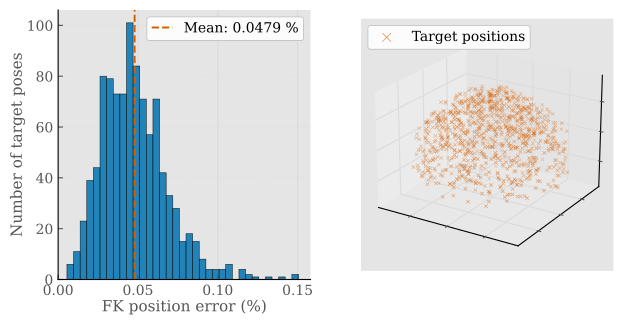

This chart was generated by the following Python code:
"""Evaluate a flow-matching model on a 7R 3-D positioning task.

For every test target position, the script generates multiple joint
configurations, computes their forward-kinematics positions, collects the
position errors, and saves a figure containing:

    left  - histogram of FK position errors
    right - 3-D workspace scatter plot
"""

import argparse
import time
from pathlib import Path

import mujoco
import matplotlib.pyplot as plt
import numpy as np

from model.flow_matching import FMConfig, FlowMatching, load_data

from .eval_7r_pose import forward_kinematics


def wrap_to_pi(q):
    """Wrap joint angles to the interval [-pi, pi]."""
    return (np.asarray(q) + np.pi) % (2.0 * np.pi) - np.pi


def correct_positions_mujoco(
    robot_cfg,
    qs,
    target_positions,
    iters=3,
    lam=1e-2,
    max_step=0.25,
):
    """
    Apply stable MuJoCo analytical position-Jacobian correction.

    The update is applied to every configuration independently.
    A maximum joint-space step is used to prevent divergence.
    """

    model = robot_cfg.robot
    data = mujoco.MjData(model)

    qpos_ids = [
        model.jnt_qposadr[jid]
        for jid in robot_cfg._jnt_ids
    ]

    dof_ids = [
        model.jnt_dofadr[jid]
        for jid in robot_cfg._jnt_ids
    ]

    qs = np.array(
        qs,
        dtype=np.float64,
        copy=True,
    )

    target_positions = np.asarray(
        target_positions,
        dtype=np.float64,
    )

    if target_positions.ndim == 1:
        target_positions = np.repeat(
            target_positions[None, :],
            qs.shape[0],
            axis=0,
        )

    if target_positions.shape != (qs.shape[0], 3):
        raise ValueError(
            "target_positions must have shape "
            f"({qs.shape[0]}, 3), but received "
            f"{target_positions.shape}."
        )

    if robot_cfg.ee_type == "site":
        ee_id = model.site(
            robot_cfg.ee_name
        ).id
    elif robot_cfg.ee_type == "body":
        ee_id = model.body(
            robot_cfg.ee_name
        ).id
    else:
        raise ValueError(
            f"Invalid ee_type: {robot_cfg.ee_type}"
        )

    eye3 = np.eye(3)

    for iteration in range(iters):

        for sample_index in range(qs.shape[0]):

            q = qs[sample_index]

            # Set the current joint configuration
            data.qpos[:] = 0.0
            data.qpos[qpos_ids] = q

            mujoco.mj_forward(
                model,
                data,
            )

            # Get the end-effector position
            if robot_cfg.ee_type == "site":
                current_position = (
                    data.site_xpos[ee_id].copy()
                )
            else:
                current_position = (
                    data.xpos[ee_id].copy()
                )

            # Analytical MuJoCo position Jacobian
            jacp = np.zeros(
                (3, model.nv),
                dtype=np.float64,
            )

            jacr = np.zeros(
                (3, model.nv),
                dtype=np.float64,
            )

            if robot_cfg.ee_type == "site":
                mujoco.mj_jacSite(
                    model,
                    data,
                    jacp,
                    jacr,
                    ee_id,
                )
            else:
                mujoco.mj_jacBody(
                    model,
                    data,
                    jacp,
                    jacr,
                    ee_id,
                )

            J = jacp[:, dof_ids]

            position_error = (
                target_positions[sample_index]
                - current_position
            )

            # Damped least-squares update
            JJt = J @ J.T + lam**2 * eye3

            dq = J.T @ np.linalg.solve(
                JJt,
                position_error,
            )

            # Clip the joint-space update
            dq_norm = np.linalg.norm(dq)

            if dq_norm > max_step:
                dq *= max_step / dq_norm

            qs[sample_index] += dq

        print(
            f"Completed correction iteration "
            f"{iteration + 1}/{iters}",
            flush=True,
        )

    return qs


def evaluate_4d(
    cfg: FMConfig,
    n_samples: int = 2000,
    n_steps: int = 100,
    output_path: str = "evaluation/eval_7r_4d.png",
):
    """Evaluate all test target positions and save the visualization."""

    output_path = Path(output_path)
    robot_cfg = cfg.load_robot

    if robot_cfg.x_dim != 3:
        raise ValueError(
            "eval_7r_4d expects a position task with x_dim=3, "
            f"but got x_dim={robot_cfg.x_dim}."
        )

    train, test, norm = load_data(cfg)

    # The existing dataset layout stores target/task variables in tensor 1.
    # load_data returns *normalised* tensors, while FlowMatching.sample()
    # normalises its conditioning input itself and forward_kinematics()
    # works in metres, so the targets must be mapped back to raw units here.
    test_targets = test.tensors[1].detach().cpu().numpy()
    test_targets = np.asarray(test_targets, dtype=np.float64)

    x_c = np.asarray(norm["x_c"], dtype=np.float64)
    x_h = np.asarray(norm["x_h"], dtype=np.float64)
    test_targets = test_targets * x_h + x_c

    rng = np.random.default_rng(42)  # fixed seed for reproducibility
    num_targets = min(1000, len(test_targets))

    random_indices = rng.choice(
        len(test_targets),
        size=num_targets,
        replace=False,
    )

    test_targets = test_targets[random_indices]

    if test_targets.ndim == 1:
        test_targets = test_targets[None, :]

    # Keep only the 3-D position component.
    test_targets = test_targets[:, :3]

    fm = FlowMatching(
        cfg,
        norm,
    )

    fm.load()
    print("Model loaded.")
    print(f"Number of test target positions: {len(test_targets)}")

    all_target_positions = []
    all_predicted_positions = []
    all_position_errors = []
    all_best_configs = []
    skipped_targets = 0
    skipped_samples = 0

    for target_index, target_position in enumerate(test_targets):
        target_position = np.asarray(
            target_position,
            dtype=np.float64,
        )

        # print(f"target_position = {target_position}")

        # Skip invalid test targets.
        if not np.all(np.isfinite(target_position)):
            print(
                f"Skipping target {target_index}: "
                "target contains NaN or Inf."
            )
            skipped_targets += 1
            continue

        qs = fm.sample(
            target_position,
            n_samples=n_samples,
            n_steps=n_steps,
        )

        qs = np.asarray(qs, dtype=np.float64)

        # print(f"qs: {qs}")

        # Keep only complete finite joint configurations.
        finite_q_mask = np.all(
            np.isfinite(qs),
            axis=1,
        )

        invalid_q_count = np.count_nonzero(
            ~finite_q_mask
        )

        if invalid_q_count > 0:
            print(
                f"Target {target_index}: skipping "
                f"{invalid_q_count} invalid joint samples."
            )

        skipped_samples += invalid_q_count
        qs = qs[finite_q_mask]

        if len(qs) == 0:
            print(
                f"Skipping target {target_index}: "
                "all generated joint samples are invalid."
            )
            skipped_targets += 1
            continue

        predicted_positions = forward_kinematics(
            robot_cfg,
            qs=qs,
        )

        predicted_positions = np.asarray(
            predicted_positions,
            dtype=np.float64,
        )[:, :3]

        # Keep only finite FK results.
        finite_fk_mask = np.all(
            np.isfinite(predicted_positions),
            axis=1,
        )

        invalid_fk_count = np.count_nonzero(
            ~finite_fk_mask
        )

        if invalid_fk_count > 0:
            print(
                f"Target {target_index}: skipping "
                f"{invalid_fk_count} invalid FK results."
            )

        skipped_samples += invalid_fk_count
        predicted_positions = predicted_positions[
            finite_fk_mask
        ]
        qs = qs[finite_fk_mask]

        if len(predicted_positions) == 0:
            skipped_targets += 1
            continue

        target_errors = np.linalg.norm(
            predicted_positions - target_position[None, :],
            axis=1,
        )

        # Keep only finite error values.
        finite_error_mask = np.isfinite(target_errors)
        skipped_samples += np.count_nonzero(
            ~finite_error_mask
        )

        predicted_positions = predicted_positions[
            finite_error_mask
        ]
        target_errors = target_errors[
            finite_error_mask
        ]
        qs = qs[finite_error_mask]

        if len(target_errors) == 0:
            skipped_targets += 1
            continue

        # Keep only the configuration with the lowest FK error for this target.
        best_index = np.argmin(target_errors)
        best_config = qs[best_index]
        best_predicted_position = predicted_positions[best_index]
        best_position_error = target_errors[best_index]

        all_target_positions.append(target_position)
        all_predicted_positions.append(best_predicted_position)
        all_position_errors.append(best_position_error)
        all_best_configs.append(best_config)

        if (
            target_index == 0
            or (target_index + 1) % 10 == 0
            or target_index == len(test_targets) - 1
        ):
            print(
                f"Processed {target_index + 1}/"
                f"{len(test_targets)} targets"
            )

    if not all_position_errors:
        raise RuntimeError(
            "No finite evaluation results were produced."
        )

    target_positions = np.concatenate(
        all_target_positions,
        axis=0,
    ).reshape(-1, 3)

    best_configs = np.stack(
        all_best_configs,
        axis=0,
    )

    predicted_positions = np.stack(
        all_predicted_positions,
        axis=0,
    )

    position_errors = np.asarray(
        all_position_errors,
        dtype=np.float64,
    )

    # Convert the FK error from self-length units to percentage of the
    # robot's maximum self-length/workspace scale.
    position_errors = (
        100.0 * position_errors / robot_cfg.x_max
    )

    print()
    print(f"Valid target poses: {len(position_errors)}")
    print(f"Skipped targets: {skipped_targets}")
    print(f"Skipped samples: {skipped_samples}")
    print(
        f"Mean position error: "
        f"{position_errors.mean():.6f} %"
    )
    print(
        f"Median position error: "
        f"{np.median(position_errors):.6f} %"
    )
    print(
        f"Minimum position error: "
        f"{position_errors.min():.6f} %"
    )
    print(
        f"Maximum position error: "
        f"{position_errors.max():.6f} %"
    )

    plot_evaluation(
        target_positions=target_positions,
        best_configs=best_configs,
        predicted_positions=predicted_positions,
        position_errors=position_errors,
        output_path=output_path,
    )

    # Correct the selected best configuration for every target pose.
    correction_start = time.perf_counter()
    corrected_configs = correct_positions_mujoco(
        robot_cfg=robot_cfg,
        qs=best_configs,
        target_positions=target_positions,
        iters=3,
        lam=1e-1,
        max_step=0.25,
    )
    correction_time = time.perf_counter() - correction_start

    corrected_positions = np.asarray(
        forward_kinematics(robot_cfg, corrected_configs),
        dtype=np.float64,
    )[:, :3]

    corrected_errors = 100.0 * np.linalg.norm(
        corrected_positions - target_positions,
        axis=1,
    ) / robot_cfg.x_max

    corrected_output_path = (
        output_path.with_name(
            output_path.stem + "_corrected" + output_path.suffix
        )
    )

    plot_evaluation(
        target_positions=target_positions,
        best_configs=corrected_configs,
        predicted_positions=corrected_positions,
        position_errors=corrected_errors,
        output_path=corrected_output_path,
    )

    print(f"Three-iteration correction time: {correction_time:.6f} s")
    print(f"Corrected mean position error: {corrected_errors.mean():.6e} %")

    return {
        "target_positions": target_positions,
        "predicted_positions": predicted_positions,
        "position_errors": position_errors,
        "best_configs": best_configs,
        "corrected_configs": corrected_configs,
        "corrected_positions": corrected_positions,
        "corrected_position_errors": corrected_errors,
        "correction_time": correction_time,
    }


def plot_evaluation(
    target_positions: np.ndarray,
    best_configs: np.ndarray,
    predicted_positions: np.ndarray,
    position_errors: np.ndarray,
    output_path: str,
):
    """Create the FK-error histogram and workspace scatter plot."""

    output_path = Path(output_path)
    output_path.parent.mkdir(parents=True, exist_ok=True)

    plt.rcParams.update({
        "font.family": "serif",
        # Times New Roman is not installed on Linux; Nimbus Roman and
        # Liberation Serif are metric-compatible clones of it, so the figure
        # matches the paper body text instead of falling back to DejaVu.
        "font.serif": [
            "Times New Roman",
            "Nimbus Roman",
            "Liberation Serif",
            "Times",
            "DejaVu Serif",
        ],
        "mathtext.fontset": "stix",
        # ICRA/IEEE body text is 10 pt Times; keep figure text at or just
        # above that so it stays legible at 1:1 print size.
        "font.size": 10,
        "axes.labelsize": 11,
        "axes.titlesize": 11,
        "xtick.labelsize": 10,
        "ytick.labelsize": 10,
        "legend.fontsize": 10,
        "axes.linewidth": 0.8,
        "axes.edgecolor": "black",
        "xtick.direction": "in",
        "ytick.direction": "in",
        "xtick.major.width": 0.8,
        "ytick.major.width": 0.8,
        "xtick.major.size": 3.5,
        "ytick.major.size": 3.5,
        "pdf.fonttype": 42,
        "ps.fonttype": 42,
    })

    # IEEE two-column width.
    fig = plt.figure(figsize=(7.16, 3.5))

    # --------------------------------------------------------
    # Left: FK error histogram of the best sample per target
    # --------------------------------------------------------

    ax_error = fig.add_subplot(1, 2, 1)

    ax_error.hist(
        position_errors,
        bins=35,
        color="#0072B2",
        edgecolor="black",
        linewidth=0.4,
        alpha=0.85,
    )

    ax_error.axvline(
        position_errors.mean(),
        color="#D55E00",
        linestyle="--",
        linewidth=1.4,
        label=f"Mean: {position_errors.mean():.4f} %",
    )
    ax_error.set_xlim(0, max(position_errors.max() * 1.05, 1e-9))
    ax_error.set_xlabel("FK position error (%)")
    ax_error.set_ylabel("Number of target poses")
    ax_error.grid(
        axis="y",
        linestyle="--",
        linewidth=0.5,
        alpha=0.5,
    )

    ax_error.legend(
        frameon=True,
        facecolor="white",
        edgecolor="0.7",
        framealpha=0.9,
        borderpad=0.35,
        handlelength=1.5,
        loc="upper right",
    )

    ax_error.spines["top"].set_visible(False)
    ax_error.spines["right"].set_visible(False)

    # --------------------------------------------------------
    # Right: 3-D workspace scatter plot
    # --------------------------------------------------------

    ax_workspace = fig.add_subplot(
        1,
        2,
        2,
        projection="3d",
    )

    # Plot test target positions.
    unique_targets = np.unique(
        target_positions,
        axis=0,
    )

    # Shrink the markers as the target count grows, so the cloud stays
    # readable whether the run uses ten targets or a thousand.
    if len(unique_targets) <= 50:
        marker_size, marker_width = 28.0, 1.2
    elif len(unique_targets) <= 300:
        marker_size, marker_width = 14.0, 0.8
    else:
        marker_size, marker_width = 6.0, 0.5

    ax_workspace.scatter(
        unique_targets[:, 0],
        unique_targets[:, 1],
        unique_targets[:, 2],
        s=marker_size,
        color="#D55E00",
        marker="x",
        linewidths=marker_width,
        alpha=0.75,
        label="Target positions",
    )

    # ax_workspace.set_xlabel("$x$ (m)", labelpad=1)
    # ax_workspace.set_ylabel("$y$ (m)", labelpad=1)
    # ax_workspace.set_zlabel("$z$ (m)", labelpad=1)
    ax_workspace.legend(
        frameon=True,
        facecolor="white",
        edgecolor="0.7",
        framealpha=0.9,
        borderpad=0.35,
        markerscale=2.5,
        loc="upper left",
    )

    # Use equal axis limits so the workspace geometry is not distorted.
    all_points = np.vstack(
        [predicted_positions, unique_targets]
    )

    lower = all_points.min(axis=0)
    upper = all_points.max(axis=0)
    center = 0.5 * (lower + upper)
    radius = 0.5 * np.max(upper - lower)
    radius = max(radius, 1e-6)

    ax_workspace.set_xlim(
        center[0] - radius,
        center[0] + radius,
    )
    ax_workspace.set_ylim(
        center[1] - radius,
        center[1] + radius,
    )
    ax_workspace.set_zlim(
        center[2] - radius,
        center[2] + radius,
    )

    ax_workspace.view_init(
        elev=22,
        azim=-58,
    )

    ax_workspace.set_xticklabels([])
    ax_workspace.set_yticklabels([])
    ax_workspace.set_zticklabels([])

    ax_workspace.set_xlabel("")
    ax_workspace.set_ylabel("")
    ax_workspace.set_zlabel("")

    fig.tight_layout(pad=0.5, w_pad=0.8)

    fig.savefig(
        output_path,
        dpi=300,
        bbox_inches="tight",
        facecolor="white",
    )

    pdf_path = output_path.with_suffix(".pdf")
    fig.savefig(
        pdf_path,
        bbox_inches="tight",
        facecolor="white",
    )

    print(f"Saved figure to: {output_path}")
    print(f"Saved vector figure to: {pdf_path}")


def main():
    parser = argparse.ArgumentParser(
        description=(
            "Evaluate a 7R position-only flow-matching model "
            "and plot FK errors and workspace coverage."
        )
    )

    parser.add_argument(
        "--robot_name",
        type=str,
        default="3R",
        help="Robot name in ROBOT_CONFIGS.",
    )

    parser.add_argument(
        "--n_samples",
        type=int,
        default=100,
        help="Number of joint samples per test target.",
    )

    parser.add_argument(
        "--n_steps",
        type=int,
        default=100,
        help="Number of Flow Matching integration steps.",
    )

    parser.add_argument(
        "--output",
        type=str,
        default="evaluation/eval_7r_4d.png",
        help="Output figure path.",
    )

    args = parser.parse_args()

    cfg = FMConfig(
        robot_name=args.robot_name,
    )

    evaluate_4d(
        cfg,
        n_samples=args.n_samples,
        n_steps=args.n_steps,
        output_path=args.output,
    )


if __name__ == "__main__":
    main()
